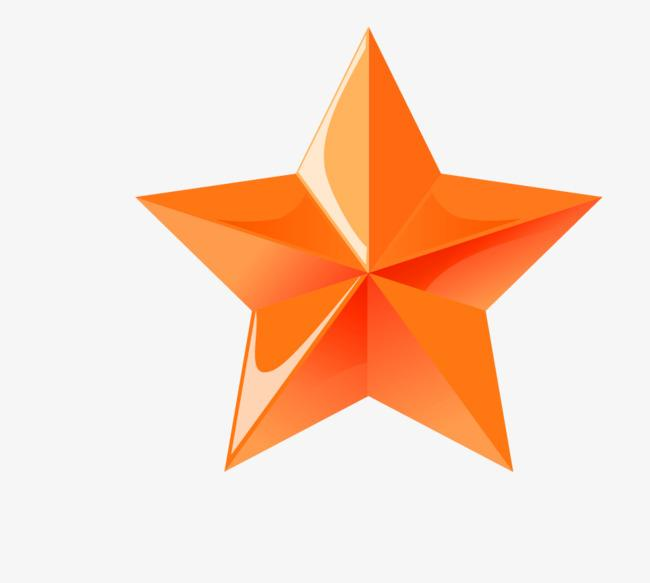
#> input picture fivestar.jpeg, 650 x 583 px
$ python flag.py
#> lines starting #> are read from the running program, lines starting #| are printed output that depends on the picture; after the words box and inside, x2 and y2 are one past the last pixel; in counts of white or black regions, pixels touching at a corner belong together
import cv2


img = cv2.imread('fivestar.jpeg')
#> img is the input picture: shape (583, 650, 3); mean B, G, R 199.4, 217.6, 247.6
new = cv2.cvtColor(img, cv2.COLOR_BGR2GRAY)
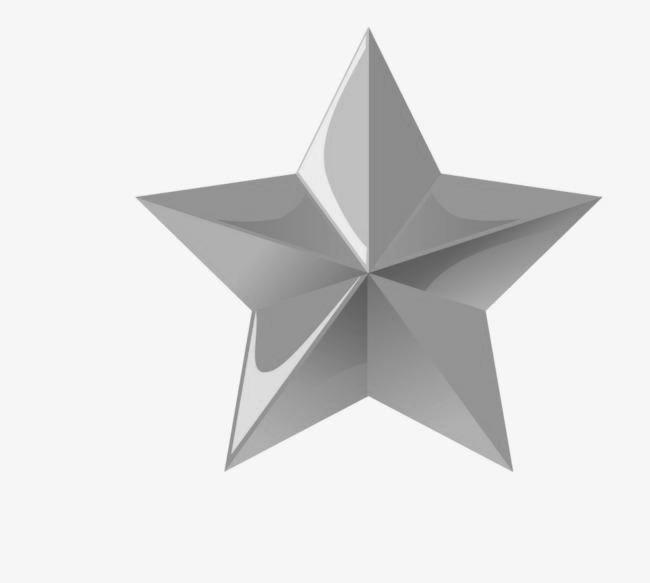
#> new: shape (583, 650); min 87, max 255, mean 224.5
ret, thresh = cv2.threshold(new, 200, 255, cv2.THRESH_BINARY)
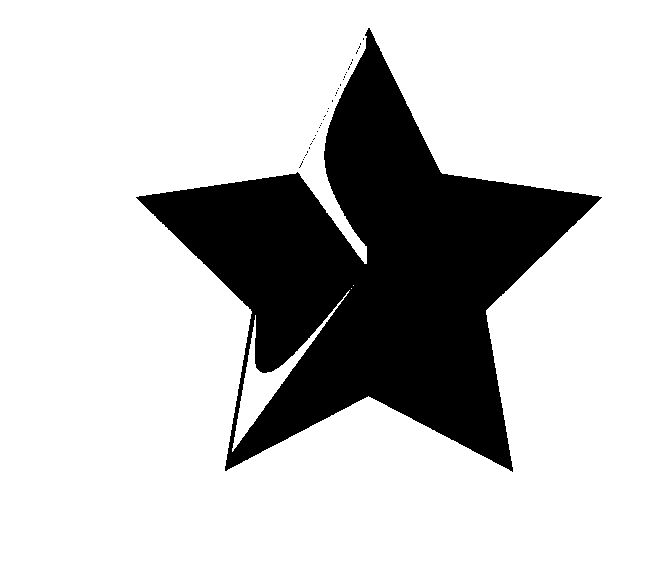
#> thresh: shape (583, 650); 78% white; 36 black regions (35 under 20 px), largest, box (x1, y1, x2, y2) and area: (136, 28, 602, 472) 83223

cv2.imshow('flag', thresh)
cv2.waitKey(0)
cv2.imwrite('ok.jpg', thresh)
